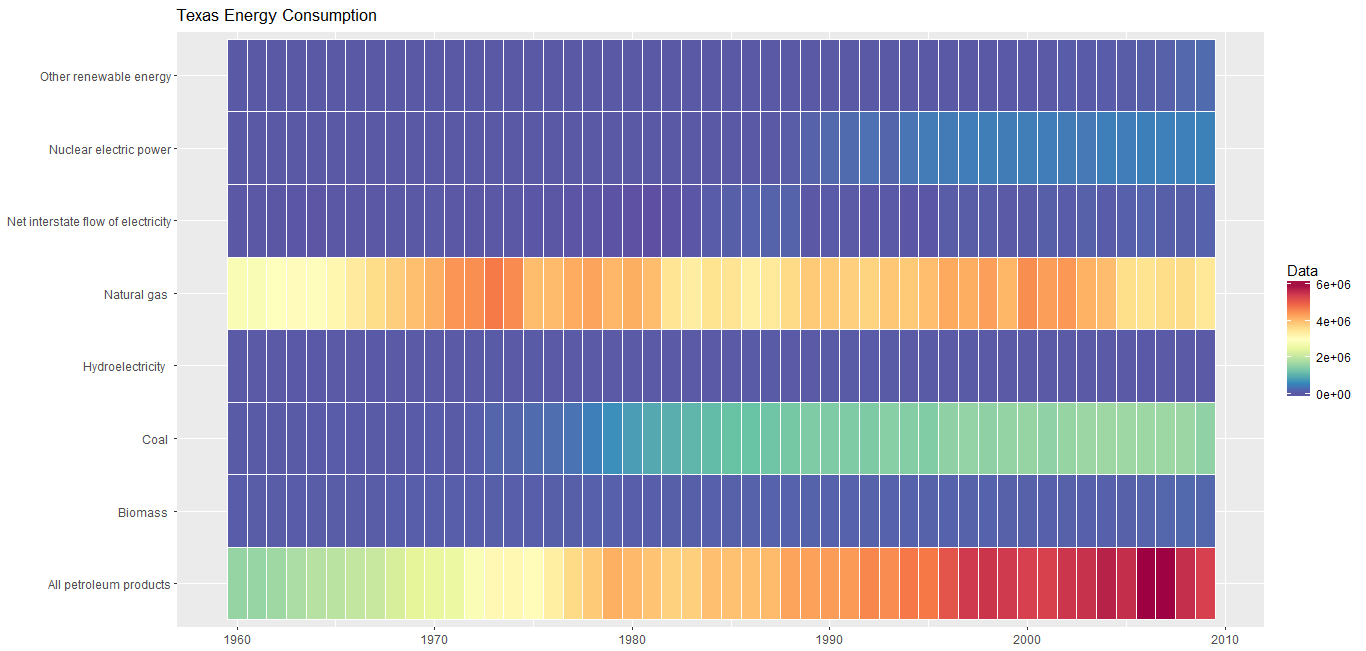

The R source for this figure:
options(width=100)
knitr::opts_chunk$set(out.width='1000px',dpi=200,message=FALSE,warning=FALSE)

#load packages and csv file
library(ggplot2)
library(dplyr)
library(gridExtra)
library(grid)
library(choroplethr)
library(choroplethrMaps)
library(RColorBrewer)
library(knitr)

df<-read.csv('C:\\Users\\yyf\\Desktop\\MCM\\consumption.csv',sep=',')

calEnergies<-data.frame(df %>% dplyr::filter(StateCode=='TX'))
ggplot(data=calEnergies,aes(x=Year,y=introduction)) + 
  geom_tile(aes(fill = Data),colour = "white") + 
  theme(axis.title.y=element_blank(),axis.title.x=element_blank(),legend.position="right") + 
  scale_fill_gradientn(colours=rev(brewer.pal(11,'Spectral')))+
  labs(x="Year", y="State", title="Texas Energy Consumption")
